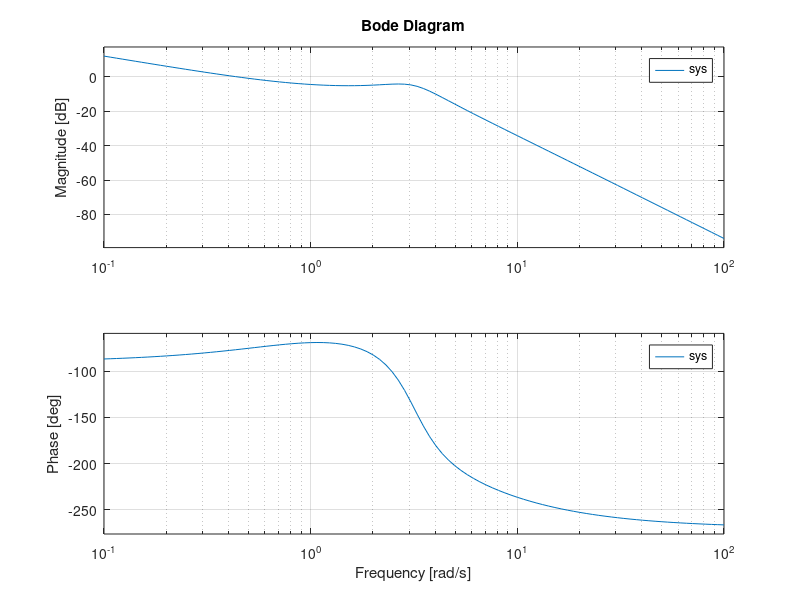

Source code (MATLAB):
num = [20, 20];
den = conv([1, 5, 0], [1, 2, 10]);
sys = tf(num, den);
w = logspace(-1, 2, 100);
bode(sys, w)
[Gm,Pm,wcp,wcg] = margin(sys);
GmdB = 20*log10(Gm)
[GmdB, Pm, wcp, wcg]
